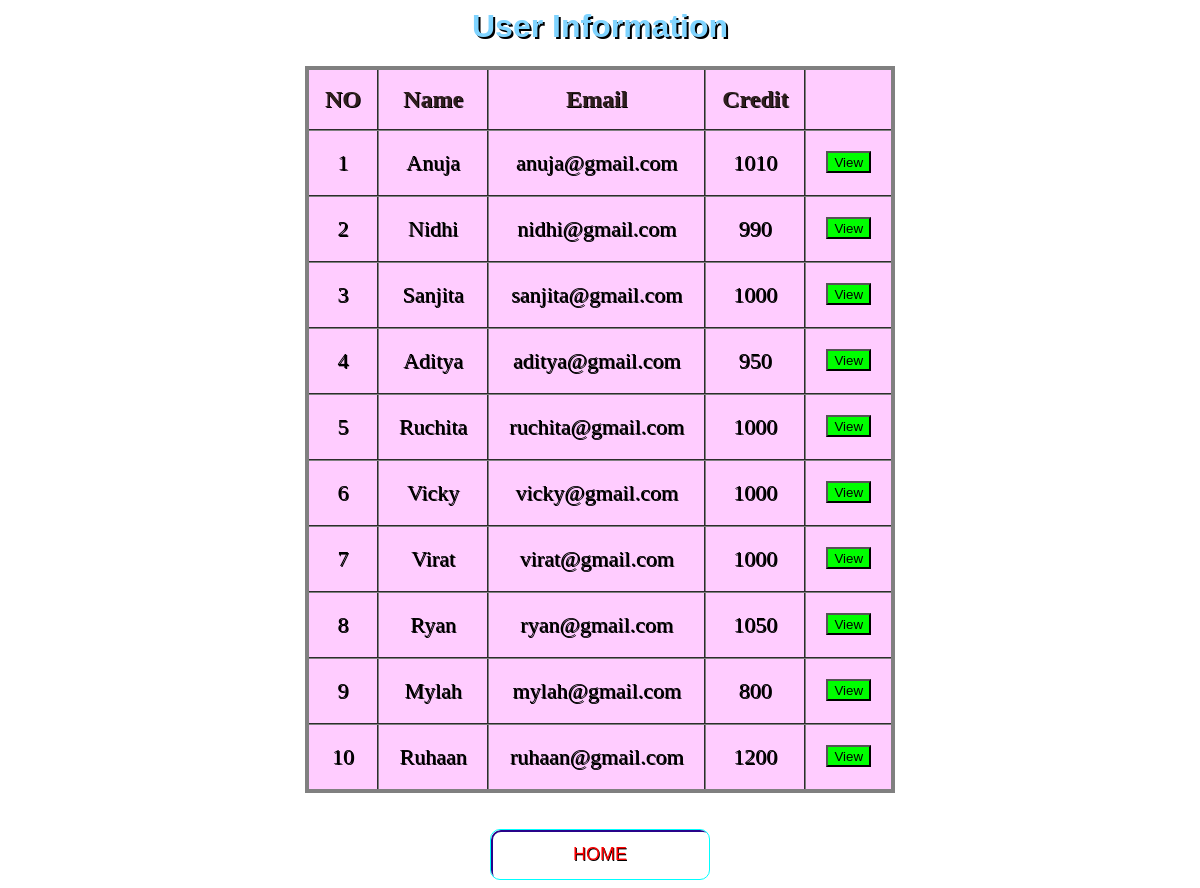
The app's page /getdetail.php with its own data.
### tables this page shows
CREATE TABLE `users` (
  `name` varchar(50) NOT NULL,
  `email` varchar(50) NOT NULL,
  `amount` double DEFAULT NULL
);

### getdetail.php (the view, shortened to what this page needs)
<?php
$con=mysqli_connect('localhost','root','','banking_system');
$q="select * from users ";
$result=mysqli_query($con,$q);
?>
<html>
<head>
   <link rel="stylesheet" href="button.css" >
</head>
<body>
	<h1 style="color:#80d4ff;text-shadow: 2px 2px black;">User Information</h1>
    <table class="flat-table-1">
		<thead>
			<th>NO</th>
			<th>Name</th>
			<th>Email</th>
			<th>Credit</th>
			<th></th>
		</thead>
		<tbody>
		<tr>
			<?php
				$row=mysqli_fetch_array($result);
			?>
			<td> 1</td>
			<td><?php echo  $row["name"]; ?></td>
			<td><?php echo  $row["email"]; ?></td>
			<td><?php echo  $row["amount"]; ?></td>
			<td>
				<form action="user.php" method="post"  class="view">
					<button class="button1" type="submit" name="name" value="Anuja">View</button>
				</form>
			</td>
		</tr>
		<tr>
			<?php
				$row=mysqli_fetch_array($result);
			?>
			<td> 2</td>
			<td><?php echo  $row["name"]; ?></td>
			<td><?php echo  $row["email"]; ?></td>
			<td><?php echo  $row["amount"]; ?></td>
			<td>
				<form action="user.php" method="post" class="view">
					<button class="button1" type="submit" name="name" value="Nidhi">View</button>
				</form>
			</td>
		</tr>
        <tr>
			<?php
				$row=mysqli_fetch_array($result);
			?>
			<td> 3</td>
			<td><?php echo  $row["name"]; ?></td>
			<td><?php echo  $row["email"]; ?></td>
			<td><?php echo  $row["amount"]; ?></td>
			<td>
				<form action="user.php" method="post" class="view">
					<button class="button1" type="submit" name="name" value="Sanjita">View</button>
				</form>
			</td>
		</tr>
        <tr>
			<?php
				$row=mysqli_fetch_array($result);
			?>
			<td> 4</td>
			<td><?php echo  $row["name"]; ?></td>
			<td><?php echo  $row["email"]; ?></td>
			<td><?php echo  $row["amount"]; ?></td>
			<td>
				<form action="user.php" method="post" class="view">
					<button class="button1" type="submit" name="name" value="Aditya">View</button>
				</form>
			</td>
        </tr>
        <tr>
			<?php
				$row=mysqli_fetch_array($result);
			?>
			<td> 5</td>
			<td><?php echo  $row["name"]; ?></td>
			<td><?php echo  $row["email"]; ?></td>
			<td><?php echo  $row["amount"]; ?></td>
			<td>
				<form action="user.php" method="post" class="view">
					<button class="button1" type="submit" name="name" value="Ruchita">View</button>
				</form>
			</td>
		</tr>
        <tr>
			<?php
				$row=mysqli_fetch_array($result);
			?>
			<td> 6</td>
			<td><?php echo  $row["name"]; ?></td>
			<td><?php echo  $row["email"]; ?></td>
			<td><?php echo  $row["amount"]; ?></td>
			<td>
				<form action="user.php" method="post" class="view">
					<button class="button1" type="submit" name="name" value="Vicky">View</button>
				</form>
			</td>
        </tr>
        <tr>
			<?php
				$row=mysqli_fetch_array($result);
			?>
			<td> 7</td>
			<td><?php echo  $row["name"]; ?></td>
			<td><?php echo  $row["email"]; ?></td>
			<td><?php echo  $row["amount"]; ?></td>
			<td>
				<form action="user.php" method="post" class="view">
					<button class="button1"type="submit" name="name" value="Virat">View</button>
				</form>
			</td>
		</tr>
        <tr>
			<?php
				$row=mysqli_fetch_array($result);
			?>
			<td> 8</td>
			<td><?php echo  $row["name"]; ?></td>
			<td><?php echo  $row["email"]; ?></td>
			<td><?php echo  $row["amount"]; ?></td>
			<td>
				<form action="user.php" method="post" class="view">
					<button class="button1"type="submit" name="name" value="Ryan">View</button>
				</form>
			</td>
		</tr>
        <tr>
			<?php
				$row=mysqli_fetch_array($result);
			?>
			<td> 9</td>
			<td><?php echo  $row["name"]; ?></td>
			<td><?php echo  $row["email"]; ?></td>
			<td><?php echo  $row["amount"]; ?></td>
			<td>
				<form action="user.php" method="post" class="view">
					<button class="button1"type="submit" name="name" value="Mylah">View</button>
				</form>
			</td>
        </tr>
        <tr>
			<?php
				$row=mysqli_fetch_array($result);
			?>
			<td> 10</td>
			<td><?php echo  $row["name"]; ?></td>
			<td><?php echo  $row["email"]; ?></td>
			<td><?php echo  $row["amount"]; ?></td>
			<td>
				<form action="user.php" method="post" class="view">
					<button class="button1"type="submit" name="name" value="Ruhaan">View</button>
				</form>
			</td>
		</tr>
		</tbody>
	</table><br><br>
<div class="buttons">
	<a href="index.php">
    <button class="glow-on-hover">HOME</button>
	</a>
</div>
</body>
</html>

### button.css (style rules this page uses)
.glow-on-hover { width: 220px; height: 51px; outline: none; color: red; font-size:18px; background:transparent; text-shadow: 0.7px 0.7px black; overflow: hidden; cursor: pointer; position: relative; z-index: 0; border-radius: 10px; border: 1px solid #00FFFF; }
.glow-on-hover:before { content: ''; background: linear-gradient(45deg, #ff0000, #ff7300, #fffb00, #48ff00, #00ffd5, #002bff, #7a00ff, #ff00c8, #ff0000); position: absolute; top: -2px; left:-2px; background-size: 400%; z-index: -1; filter: blur(5px); width: calc(100% + 4px); height: calc(100% + 4px); animation: glowing 20s linear infinite; opacity: 0; transition: opacity .3s ease-in-out; border-radius: 10px; }
.glow-on-hover:after { z-index: -1; content: ''; position: absolute; width: 100%; height: 100%; left: 0; top: 0; border-radius: 10px; border: 2px solid #28048a; background:transparent; }

### getdetail.php (style rules this page uses)
body { text-align:center; }
.flat-table-1 { background:#ffccff; }
h1 { font-family: Arial, Times, serif; }
table { text-align:center; margin-left: auto; margin-right: auto; border:4px solid gray; border-collapse:collapse; }
th { color:#2f1e1e; font-size:24px; padding:16px; }
td { text-align:center; font-size:22px; color: #000000; padding: 0px 20px 0px 20px; }
tr { transition: background 0.3s, box-shadow 0.3s; }
th,td { border-collapse:collapse; border:2px groove gray; text-shadow: 1px 1px black; }
.button1 { background-color:lime; text-align:center; padding-top:2px; }
.view { top:50%; padding-top:20px; text-align:center; }
body { background-image:url("images/5.jpg"); background-position: center; background-repeat: no-repeat; background-size: cover; }

### records on screen
users: name "Anuja", email "anuja@gmail.com", amount "1010"
users: name "Nidhi", email "nidhi@gmail.com", amount "990"
users: name "Sanjita", email "sanjita@gmail.com", amount "1000"
users: name "Aditya", email "aditya@gmail.com", amount "950"
users: name "Ruchita", email "ruchita@gmail.com", amount "1000"
users: name "Vicky", email "vicky@gmail.com", amount "1000"
users: name "Virat", email "virat@gmail.com", amount "1000"
users: name "Ryan", email "ryan@gmail.com", amount "1050"
users: name "Mylah", email "mylah@gmail.com", amount "800"
users: name "Ruhaan", email "ruhaan@gmail.com", amount "1200"
